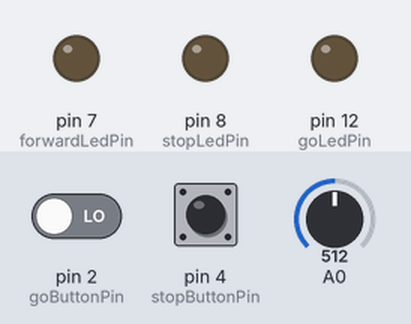
A sketch run on a simulated Arduino Uno, built with avr-gcc and run on an emulated ATmega328P. On the bench: output pins drawn as LEDs (lit = HIGH). Dashed ring = blinking. Inputs (shaded band) come from the test bench; at power-on: pin 4 (stopButtonPin) LOW, pin 2 (goButtonPin) LOW, A0 = 512.

Above: at 1.7 s.
1.8 s: pin 4 (stopButtonPin) pulled HIGH for 3.2 s
At 3.4 s:
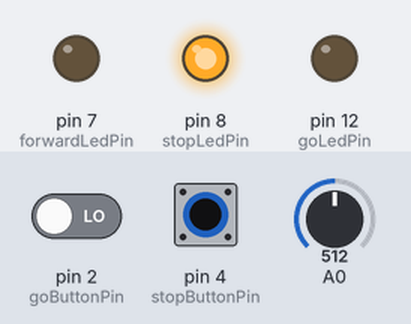
6.5 s: pin 2 (goButtonPin) driven HIGH
9.5 s: pin 4 (stopButtonPin) pulled HIGH for 3.2 s
At 11.2 s:
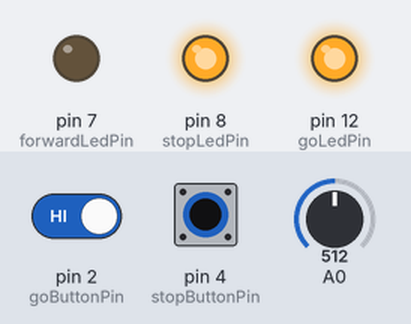
14.2 s: pin 2 (goButtonPin) driven LOW
At 14.45 s:
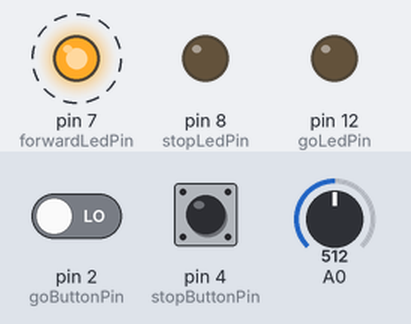
Timing chart, 0 to 18.2 s (numbered marks = the images above; inputs shaded):
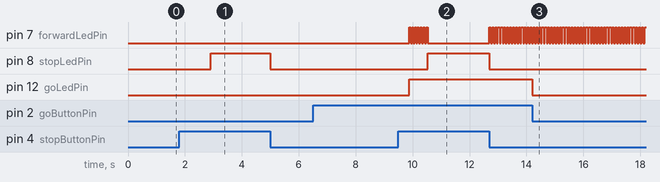

The sketch:

probeControl.ino
```cpp
#include <SoftwareSerial.h>

const int stopButtonPin = 4;
const int goButtonPin = 2;
const int stopLedPin =  8;
const int goLedPin =  12;
const int backwardLedPin =  13;
const int forwardLedPin =  7;
const int buttonThreshold = 10000; //how many frames we need to see the button pressed to trigger
const int stopButtonThreshold = 1000; //how many frames we need to see the stop button pressed (much more sensitive)
const int blinkInterval = 47;
const int displayInterval = 103;
long defaultExecutionTime = 10000; //time, in milliseconds, for the total execution


SoftwareSerial mySerial(3,6); // pin 3 = RX (unused), pin 2 = TX,

int movesArray[] = {10, -5, -5}; //the in, out, out steps
const int movesCount = 3;
int moving = 0; //are we in the act of completing a move
int moveIndex = -1; //the index in the array we should be on
int depth = 0;
char depthString[10];
char speedString[10];

int executionTime = defaultExecutionTime;
int stepInterval;
int speedUpButtonCounter = 0;
int speedDownButtonCounter = 0;
int stopButtonCounter = 0;
int goButtonCounter = 0;
int stopButtonState = 0;
int goButtonState = 0;
unsigned long stepPreviousMillis = 0;
unsigned long blueLedPreviousMillis = 0;
unsigned long displayPreviousMillis = 0;


void clearDisplay()
  {
    moveCursor(128);
    mySerial.write("                "); // clear display
    mySerial.write("                ");
    moveCursor(128);
    mySerial.write("Depth: ");
    moveCursor(192);
    mySerial.write("Speed: ");
    moveCursor(205);
    mySerial.write("sec");
  }

void moveCursor(int location)
  {
    mySerial.write(254);
    mySerial.write(location);
  }

void updateDisplay()
  {
    moveCursor(136);
    sprintf(depthString,"%4d",depth);
    mySerial.write(depthString);
    moveCursor(141);
    if (moveIndex == -1 || movesArray[moveIndex] > 0){
        mySerial.write('v');
      } else {
        mySerial.write('^');
      }
    moveCursor(200);
    sprintf(speedString,"%4d",(executionTime/1000));
    mySerial.write(speedString);
  }


void move()
  {
    if (movesArray[moveIndex] > 0 ){
      movesArray[moveIndex]--;
      depth--;
    } else if (movesArray[moveIndex] < 0 ){
      movesArray[moveIndex]++;
      depth++;
    } else if (movesArray[moveIndex] == 0 ){
      stopMove();
    }
  }

void stopMove()
  {
    digitalWrite(forwardLedPin, 0);
    moving = 0;
  }

void startMove()
  {
    if (moveIndex == -1 || movesArray[moveIndex] == 0){
      moveIndex++;
    }
    moving = 1;
  }


void handleInputs()
  {
    //track state for the 'stop' button
    if (digitalRead(stopButtonPin) == 1){
      stopButtonCounter++;
      if (stopButtonCounter > stopButtonThreshold){
          stopButtonState = 1;
          return;
        }
      }
      else
      {
        stopButtonCounter = 0;
        stopButtonState = 0;
      }
    //track state for the 'stop' button

    if (digitalRead(goButtonPin) == 1){
      goButtonCounter++;
      if (goButtonCounter > buttonThreshold && stopButtonState == 0){
          goButtonState = 1;
        }
      }
      else
      {
        goButtonCounter = 0;
        goButtonState = 0;
      }
    int reading = analogRead(A0);
    if (reading > 1005){//white button, 100ohm
      speedUpButtonCounter++;
      if (speedUpButtonCounter > buttonThreshold && stopButtonState == 0){
          executionTime -= 2000;
          speedUpButtonCounter = 0;
        }
    } else if (reading > 900 && reading < 1000){
      speedDownButtonCounter++;
      if (speedDownButtonCounter > buttonThreshold && stopButtonState == 0){
          executionTime += 2000;
          speedDownButtonCounter = 0;
        }
    }


  }

void setup() {
  // initialize the LEDs pin as an output:
  pinMode(stopLedPin, OUTPUT);
  pinMode(goLedPin, OUTPUT);
  pinMode(forwardLedPin, OUTPUT);
  pinMode(A0, INPUT);
  // initialize the pushbuttons pin as an input:
  pinMode(stopButtonPin, INPUT);
  pinMode(goButtonPin, INPUT);
  mySerial.begin(9600); // set up serial port for 9600 baud
  delay(500); // wait for display to boot up
  clearDisplay();
  updateDisplay();
}

void loop() {
  stepInterval = executionTime/movesArray[0];
  handleInputs();
  digitalWrite(stopLedPin, stopButtonState);
  digitalWrite(goLedPin, goButtonState);
    if (goButtonState == 1 && moving == 0)
    {
      startMove();
    }
    else if (stopButtonState == 1)
    {
      stopMove();
    }

  unsigned long currentMillis = millis();

   if ((unsigned long)(currentMillis - blueLedPreviousMillis) >= blinkInterval && moving) {
      digitalWrite(forwardLedPin, !digitalRead(forwardLedPin)); // Toggle the LED
       blueLedPreviousMillis = currentMillis;
   }
   if ((unsigned long)(currentMillis - displayPreviousMillis) >= displayInterval) {
    updateDisplay();
    displayPreviousMillis = currentMillis;
   }
   if ((unsigned long)(currentMillis - stepPreviousMillis) >= stepInterval && moving && moveIndex < movesCount ) {
    move();
    stepPreviousMillis = currentMillis;
   }
}
```

Measured:
- after the input at 1.8 s, pin 8 (stopLedPin): LOW → HIGH after 1.1 s, → LOW 2.1 s later
- after the input at 6.5 s, every drawn part: stays the same
- after the input at 9.5 s, pin 8 (stopLedPin): LOW → HIGH after 1.0 s, → LOW 2.2 s later
- after the input at 14.2 s, pin 12 (goLedPin): HIGH → LOW at once
